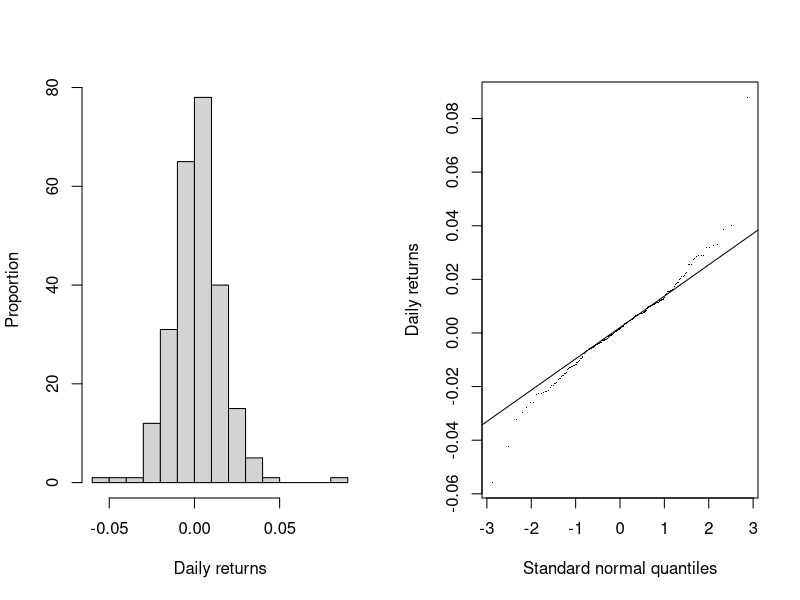

Generate this figure with R:
## amzn data set ##

# Setting working directory (customize) #
setwd("/Users/miguel/Dropbox/Current jobs/STAT-2016")

# Importing data #
amzn <- read.csv("Data/amzn.csv")
str(amzn)
head(amzn)

# Calculating returns #
returns <- amzn$open[-1]/amzn$open[-length(amzn$open)] - 1

# Sample stats #
library(e1071)
mean(returns)
sd(returns)
skewness(returns)
kurtosis(returns)

# Figure 9.3 #
pdf("Figures/fig 9.3.pdf", width=6.25, height=3.5, pointsize=7)
par(mfrow=c(1,2))
lab1 = c("Daily returns"); lab2=c("Proportion")
hist(returns, main="", xlab="Daily returns", ylab="Proportion", breaks=15)
lab1 = c("Standard normal quantiles"); lab2 = c("Daily returns")
qqnorm(returns, main="", xlab="Standard normal quantiles", ylab="Daily returns", pch=".")
qqline(returns)
dev.off()
